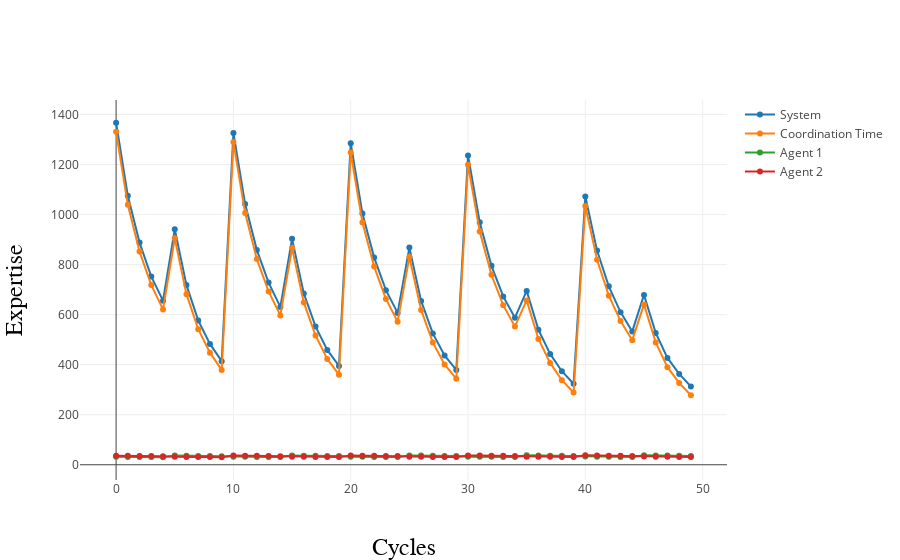

Notebook source saved alongside this figure:
### Code cell
my_workplace.plot_performance()

### Figure 1 — Plotly figure (JSON) as saved in the notebook; plotly's stock layout.template omitted (floating-point values rounded to 4 significant figures)
{"data": [{"mode": "lines+markers", "name": "System", "type": "scatter", "uid": "532c1178-09ea-4de0-ad4d-d1c07c7ba26f", "x": [0, 1, 2, 3, 4, 5, 6, 7, 8, 9, 10, 11, 12, 13, 14, 15, 16, 17, 18, 19, 20, 21, 22, 23, 24, 25, 26, 27, 28, 29, 30, 31, 32, 33, 34, 35, 36, 37, 38, 39, 40, 41, 42, 43, 44, 45, 46, 47, 48, 49], "y": [1367, 1075, 888, 752, 656, 941, 718, 577, 483, 414, 1326, 1042, 858, 728, 631, 903, 685, 553, 459, 395, 1285, 1004, 828, 698, 607, 868, 655, 525, 437, 379, 1236, 969, 795, 673, 588, 695, 540, 443, 374, 324, 1072, 856, 713, 610, 533, 679, 527, 427, 363, 313]}, {"mode": "lines+markers", "name": "Coordination Time", "type": "scatter", "uid": "6cf0fe0a-72f8-430f-8818-478008c3db43", "x": [0, 1, 2, 3, 4, 5, 6, 7, 8, 9, 10, 11, 12, 13, 14, 15, 16, 17, 18, 19, 20, 21, 22, 23, 24, 25, 26, 27, 28, 29, 30, 31, 32, 33, 34, 35, 36, 37, 38, 39, 40, 41, 42, 43, 44, 45, 46, 47, 48, 49], "y": [1331, 1039, 852, 718, 621, 905, 682, 542, 448, 379, 1290, 1006, 822, 693, 597, 866, 649, 517, 423, 360, 1248, 968, 792, 663, 572, 830, 619, 489, 401, 344, 1199, 932, 759, 638, 553, 657, 503, 407, 338, 289, 1034, 819, 676, 575, 498, 641, 489, 390, 327, 278]}, {"mode": "lines+markers", "name": "Agent 1", "type": "scatter", "uid": "104925ea-90d1-48bd-9e27-75495328908c", "x": [0, 1, 2, 3, 4, 5, 6, 7, 8, 9, 10, 11, 12, 13, 14, 15, 16, 17, 18, 19, 20, 21, 22, 23, 24, 25, 26, 27, 28, 29, 30, 31, 32, 33, 34, 35, 36, 37, 38, 39, 40, 41, 42, 43, 44, 45, 46, 47, 48, 49], "y": [32, 31, 31, 31, 30, 37, 36, 35, 35, 34, 32, 32, 31, 31, 31, 37, 36, 36, 35, 35, 32, 32, 31, 31, 31, 37, 37, 36, 35, 35, 32, 32, 32, 31, 31, 38, 37, 36, 36, 35, 33, 32, 32, 31, 31, 38, 37, 37, 36, 35]}, {"mode": "lines+markers", "name": "Agent 2", "type": "scatter", "uid": "e72fa942-4ec4-40fd-8102-cff5119ba1c8", "x": [0, 1, 2, 3, 4, 5, 6, 7, 8, 9, 10, 11, 12, 13, 14, 15, 16, 17, 18, 19, 20, 21, 22, 23, 24, 25, 26, 27, 28, 29, 30, 31, 32, 33, 34, 35, 36, 37, 38, 39, 40, 41, 42, 43, 44, 45, 46, 47, 48, 49], "y": [36, 36, 35, 35, 34, 32, 31, 31, 31, 30, 37, 36, 36, 35, 34, 32, 32, 31, 31, 31, 37, 36, 36, 35, 35, 32, 32, 31, 31, 31, 37, 37, 36, 36, 35, 32, 32, 32, 31, 31, 38, 37, 36, 36, 35, 33, 32, 32, 31, 31]}], "layout": {"xaxis": {"title": "Cycles", "titlefont": {"color": "black", "family": "Arial, sans-serif", "size": 24}}, "yaxis": {"title": "Expertise", "titlefont": {"color": "black", "family": "Arial, sans-serif", "size": 24}}}}
